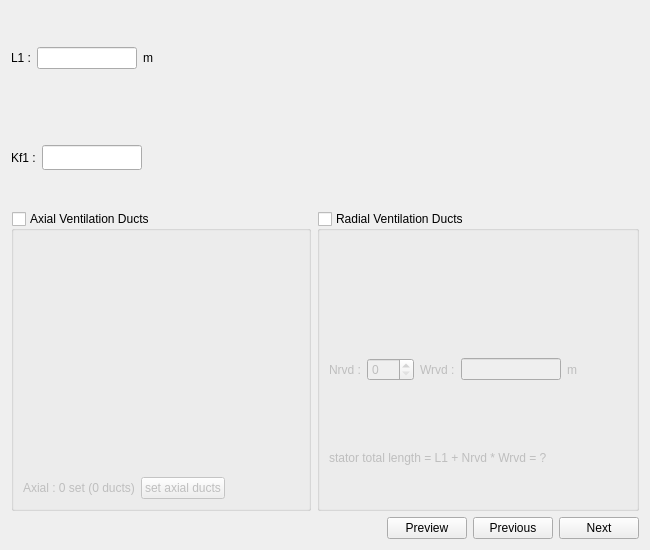
<?xml version="1.0" encoding="UTF-8"?>
<ui version="4.0">
 <class>SLamParam</class>
 <widget class="QWidget" name="SLamParam">
  <property name="geometry">
   <rect>
    <x>0</x>
    <y>0</y>
    <width>650</width>
    <height>550</height>
   </rect>
  </property>
  <property name="minimumSize">
   <size>
    <width>650</width>
    <height>550</height>
   </size>
  </property>
  <property name="windowTitle">
   <string>Form</string>
  </property>
  <layout class="QVBoxLayout" name="main_layout">
   <item>
    <layout class="QHBoxLayout" name="horizontalLayout">
     <item>
      <widget class="QLabel" name="in_L1">
       <property name="text">
        <string>L1 :</string>
       </property>
      </widget>
     </item>
     <item>
      <widget class="FloatEdit" name="lf_L1">
       <property name="maximumSize">
        <size>
         <width>100</width>
         <height>16777215</height>
        </size>
       </property>
      </widget>
     </item>
     <item>
      <widget class="QLabel" name="unit_L1">
       <property name="text">
        <string>m</string>
       </property>
      </widget>
     </item>
     <item>
      <spacer name="horizontalSpacer_8">
       <property name="orientation">
        <enum>Qt::Horizontal</enum>
       </property>
       <property name="sizeHint" stdset="0">
        <size>
         <width>40</width>
         <height>20</height>
        </size>
       </property>
      </spacer>
     </item>
    </layout>
   </item>
   <item>
    <layout class="QHBoxLayout" name="horizontalLayout_2">
     <item>
      <widget class="QLabel" name="in_Kf1">
       <property name="text">
        <string>Kf1 :</string>
       </property>
      </widget>
     </item>
     <item>
      <widget class="FloatEdit" name="lf_Kf1">
       <property name="maximumSize">
        <size>
         <width>100</width>
         <height>25</height>
        </size>
       </property>
      </widget>
     </item>
     <item>
      <widget class="WMatSelect" name="w_mat" native="true">
       <property name="minimumSize">
        <size>
         <width>100</width>
         <height>0</height>
        </size>
       </property>
      </widget>
     </item>
     <item>
      <spacer name="horizontalSpacer_2">
       <property name="orientation">
        <enum>Qt::Horizontal</enum>
       </property>
       <property name="sizeHint" stdset="0">
        <size>
         <width>40</width>
         <height>20</height>
        </size>
       </property>
      </spacer>
     </item>
    </layout>
   </item>
   <item>
    <layout class="QHBoxLayout" name="horizontalLayout_3">
     <item>
      <widget class="QGroupBox" name="g_ax_vent">
       <property name="minimumSize">
        <size>
         <width>300</width>
         <height>300</height>
        </size>
       </property>
       <property name="title">
        <string>Axial Ventilation Ducts</string>
       </property>
       <property name="checkable">
        <bool>true</bool>
       </property>
       <property name="checked">
        <bool>false</bool>
       </property>
       <layout class="QVBoxLayout" name="verticalLayout_3">
        <item>
         <widget class="QLabel" name="label">
          <property name="text">
           <string/>
          </property>
          <property name="pixmap">
           <pixmap resource="../../../Resources/pyleecan.qrc">:/images/images/MachineSetup/LamParam/CircVentDuct.png</pixmap>
          </property>
          <property name="scaledContents">
           <bool>true</bool>
          </property>
         </widget>
        </item>
        <item>
         <layout class="QHBoxLayout" name="horizontalLayout_5">
          <item>
           <widget class="QLabel" name="out_axial_duct">
            <property name="text">
             <string>Axial : 0 set (0 ducts)</string>
            </property>
           </widget>
          </item>
          <item>
           <widget class="QPushButton" name="b_axial_duct">
            <property name="text">
             <string>set axial ducts</string>
            </property>
           </widget>
          </item>
          <item>
           <spacer name="horizontalSpacer_4">
            <property name="orientation">
             <enum>Qt::Horizontal</enum>
            </property>
            <property name="sizeHint" stdset="0">
             <size>
              <width>40</width>
              <height>20</height>
             </size>
            </property>
           </spacer>
          </item>
         </layout>
        </item>
       </layout>
      </widget>
     </item>
     <item>
      <widget class="QGroupBox" name="g_rad_vent">
       <property name="minimumSize">
        <size>
         <width>0</width>
         <height>300</height>
        </size>
       </property>
       <property name="title">
        <string>Radial Ventilation Ducts</string>
       </property>
       <property name="flat">
        <bool>false</bool>
       </property>
       <property name="checkable">
        <bool>true</bool>
       </property>
       <property name="checked">
        <bool>false</bool>
       </property>
       <layout class="QVBoxLayout" name="verticalLayout_2">
        <item>
         <widget class="QLabel" name="img_rad_duct">
          <property name="minimumSize">
           <size>
            <width>300</width>
            <height>0</height>
           </size>
          </property>
          <property name="text">
           <string/>
          </property>
          <property name="pixmap">
           <pixmap resource="../../../Resources/pyleecan.qrc">:/images/images/MachineSetup/LamParam/RadVentDuct.png</pixmap>
          </property>
          <property name="scaledContents">
           <bool>true</bool>
          </property>
         </widget>
        </item>
        <item>
         <layout class="QHBoxLayout" name="horizontalLayout_4">
          <item>
           <widget class="QLabel" name="in_Nrvd">
            <property name="text">
             <string>Nrvd :</string>
            </property>
           </widget>
          </item>
          <item>
           <widget class="QSpinBox" name="si_Nrvd">
            <property name="maximum">
             <number>999</number>
            </property>
            <property name="value">
             <number>0</number>
            </property>
           </widget>
          </item>
          <item>
           <widget class="QLabel" name="in_Wrvd">
            <property name="text">
             <string>Wrvd :</string>
            </property>
           </widget>
          </item>
          <item>
           <widget class="FloatEdit" name="lf_Wrvd">
            <property name="maximumSize">
             <size>
              <width>100</width>
              <height>16777215</height>
             </size>
            </property>
           </widget>
          </item>
          <item>
           <widget class="QLabel" name="unit_Wrvd">
            <property name="text">
             <string>m</string>
            </property>
           </widget>
          </item>
          <item>
           <spacer name="horizontalSpacer_6">
            <property name="orientation">
             <enum>Qt::Horizontal</enum>
            </property>
            <property name="sizeHint" stdset="0">
             <size>
              <width>40</width>
              <height>20</height>
             </size>
            </property>
           </spacer>
          </item>
         </layout>
        </item>
        <item>
         <widget class="QLabel" name="out_length">
          <property name="minimumSize">
           <size>
            <width>250</width>
            <height>0</height>
           </size>
          </property>
          <property name="maximumSize">
           <size>
            <width>300</width>
            <height>16777215</height>
           </size>
          </property>
          <property name="text">
           <string>stator total length = L1 + Nrvd * Wrvd = ?</string>
          </property>
         </widget>
        </item>
       </layout>
      </widget>
     </item>
    </layout>
   </item>
   <item>
    <layout class="QHBoxLayout" name="horizontalLayout_6">
     <item>
      <spacer name="horizontalSpacer_7">
       <property name="orientation">
        <enum>Qt::Horizontal</enum>
       </property>
       <property name="sizeHint" stdset="0">
        <size>
         <width>40</width>
         <height>20</height>
        </size>
       </property>
      </spacer>
     </item>
     <item>
      <widget class="QPushButton" name="b_plot">
       <property name="text">
        <string>Preview</string>
       </property>
      </widget>
     </item>
     <item>
      <widget class="QPushButton" name="b_previous">
       <property name="text">
        <string>Previous</string>
       </property>
      </widget>
     </item>
     <item>
      <widget class="QPushButton" name="b_next">
       <property name="text">
        <string>Next</string>
       </property>
      </widget>
     </item>
    </layout>
   </item>
  </layout>
 </widget>
 <customwidgets>
  <customwidget>
   <class>FloatEdit</class>
   <extends>QLineEdit</extends>
   <header>pyleecan.GUI/Tools/FloatEdit.h</header>
  </customwidget>
  <customwidget>
   <class>WMatSelect</class>
   <extends>QWidget</extends>
   <header>pyleecan.GUI.Dialog.DMatLib.WMatSelect.WMatSelect.h</header>
   <container>1</container>
  </customwidget>
 </customwidgets>
 <tabstops>
  <tabstop>lf_L1</tabstop>
  <tabstop>lf_Kf1</tabstop>
  <tabstop>b_next</tabstop>
  <tabstop>si_Nrvd</tabstop>
  <tabstop>lf_Wrvd</tabstop>
 </tabstops>
 <resources>
  <include location="../../../Resources/pyleecan.qrc"/>
  <include location="../../../Resources/pyleecan.qrc"/>
  <include location="../../../Resources/pyleecan.qrc"/>
 </resources>
 <connections/>
</ui>
